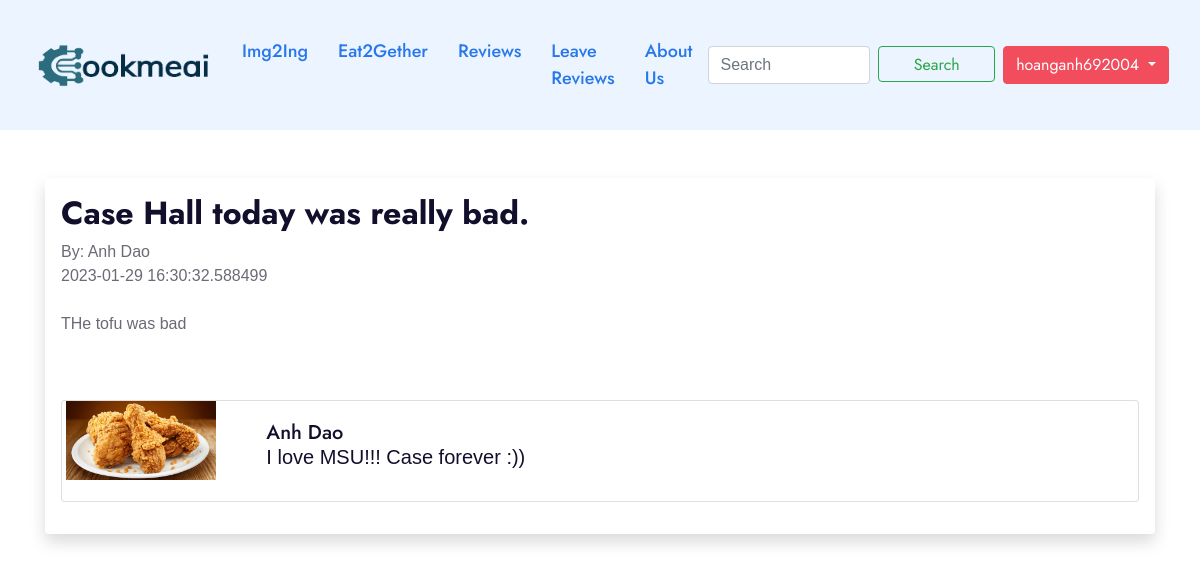
The page /posts/12 (signed in) on the database its author committed.
### app.py (models this page shows, shortened)
class Users(db.Model, UserMixin):
    id = db.Column(db.Integer, primary_key=True)
    username = db.Column(db.String(20), nullable=False, unique=True)
    name = db.Column(db.String(200), nullable=False)
    email = db.Column(db.String(120), nullable=False, unique=True)
    about_author = db.Column(db.Text(500), nullable=True)
    profile_pic = db.Column(db.String(), nullable=True)
    date_added = db.Column(db.DateTime, default=datetime.utcnow)
    password_hash = db.Column(db.String(128))
    posts = db.relationship('Posts', backref='poster')
    @property
    def password(self):
        raise AttributeError('password is not a readable attribute!')

class Posts(db.Model):
    id = db.Column(db.Integer, primary_key=True)
    title = db.Column(db.String(255))
    content = db.Column(db.Text())
    date_posted = db.Column(db.DateTime, default=datetime.utcnow)
    slug = db.Column(db.String(255))
    poster_id = db.Column(db.Integer, db.ForeignKey('users.id'))

### app.py (the view)
@app.route('/posts/<int:id>')
def post(id):
    post = Posts.query.get_or_404(id)
    return render_template('post.html', post=post)

### forms.py
class SearchForm(FlaskForm):
    searched = StringField('Searched', validators=[DataRequired()])
    submit = SubmitField()

### app.py (called while the page is built)
@login_manager.user_loader
def load_user(user_id):
    return Users.query.get(int(user_id))

@app.context_processor
def base():
    form = SearchForm()
    return dict(form=form)

### templates/post.html (shortened to what this page needs)
{% extends 'base.html' %}
{% block content %}
<br><br>
<div class="shadow p-3 mb-5 bg-body rounded">
    <h2>{{ post.title }}</h2>
    By: {{ post.poster.name }} <br>
    {{ post.date_posted }}<br><br>
    {{ post.content|safe }} <br><br>
    <div class="card mb-3">
        <div class="row">
            <div class="col-md-2">
                {% if post.poster.profile_pic %}
                    <img src="{{ url_for('static', filename = 'images/' + current_user.profile_pic) }}" alt="" width="150px"
                    align="right">
                {% else %}
                <img src="{{ url_for('static', filename = 'images/avatar.png') }}" alt="" width="150px"
                align="right">
                {% endif %}
            </div>
            <div class="col-md-10">
                <div class="card-body">
                    <h5 class="card-title">
                        {{ post.poster.name }}
                        <p class="card-text">
                            {% if post.poster.about_author %}
                            {{ post.poster.about_author }}
                            {% else %}
                            Author has no profile yet...
                            {% endif %}
                        </p>
                    </h5>
                </div>
            </div>
        </div>
    </div>
</div>
{% endblock %}

### templates/navbar.html (shortened to what this page needs)
<nav class="navbar navbar-expand-lg navbar-light bg-light">
    <div class="container-fluid">
        <a class="navbar-brand" href="{{ url_for('index') }}"><img src="{{ url_for('static', filename='images/logo/cookmeai.png') }}" style="width: 180px"></a>
        <div class="collapse navbar-collapse" id="navbarSupportedContent">
            <ul class="navbar-nav me-auto mb-2 mb-lg-0">
                <li class="nav-item">
                    <a class="nav-link active" aria-current="page" href="{{ url_for('img2ing') }}">Img2Ing</a>
                </li>
                <li class="nav-item">
                    <a class="nav-link active" aria-current="page" href="{{ url_for('eat2gether') }}">Eat2Gether</a>
                </li>
                <li class="nav-item">
                    <a class="nav-link active" aria-current="page" href="{{ url_for('posts') }}">Reviews</a>
                </li>
                <li class="nav-item">
                    <a class="nav-link active" aria-current="page" href="{{ url_for('add_post') }}">Leave Reviews</a>
                </li>
                <li class="nav-item">
                    <a class="nav-link active" aria-current="page" href="{{ url_for('aboutus') }}">About Us</a>
                </li>
            </ul>
            <form class="d-flex" method="POST" action="{{ url_for('search') }}">
                <input class="form-control me-2" type="search" placeholder="Search" aria-label="Search" name="searched">
                <button class="btn btn-outline-success" type="submit" style="height:36px;width:200px">Search</button>
            </form>
            <div class="dropdown">
                {% if current_user.is_authenticated %}
                <button class="btn btn-secondary dropdown-toggle" type="button" id="dropdownMenuButton1"
                    data-bs-toggle="dropdown" aria-expanded="false" style="margin-left:8px">
                    {{ current_user.username }}
                </button>
                {% endif %}
            </div>
        </div>
    </div>
</nav>

### rows shown on the page
Users: username "hoanganh692004", profile_pic (picture)
Posts: title "Case Hall today was really bad.", date_posted "2023-01-29 16:30:32.588499", content "THe tofu was bad"
Users: poster.name "Anh Dao", poster.about_author "I love MSU!!! Case forever :))"
